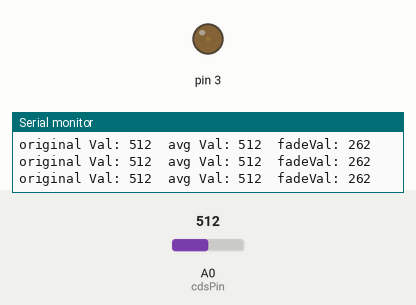
A sketch run on a simulated Arduino Uno, built with avr-gcc and run on an emulated ATmega328P. Parts: output pins drawn as LEDs (lit = HIGH), the last lines printed to the serial monitor. The inputs (shaded band) are chosen by the test bench; at power-on: A0 (cdsPin) = 512.

Above: at 1.2 s.
1.3 s: A0 (cdsPin) set to 229
4.3 s: A0 (cdsPin) set to 214
At 5.5 s:
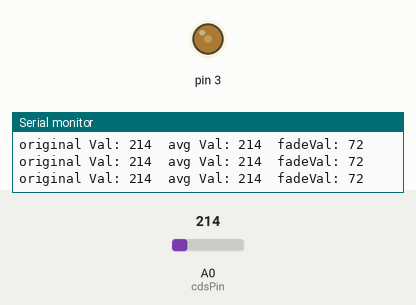
7.3 s: A0 (cdsPin) set to 306
At 8.9 s:
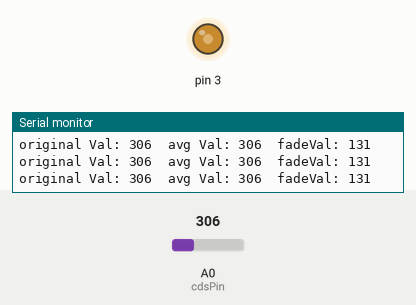
Timing chart, 0 to 10.4 s (numbered marks = the images above; inputs shaded):
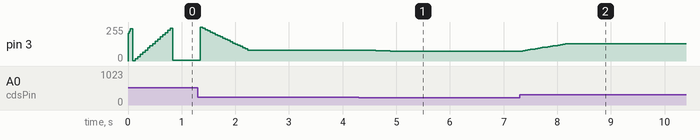

Measured:
- the behaviour switches between 229 and 228 on A0 (cdsPin) (found by bisection; images 0 and 1)
- after the input at 4.3 s, pin 3: moves from 82/255 to 72/255 over 0.82 s, starting at once
- after the input at 7.3 s, pin 3: moves from 72/255 to 131/255 over 0.88 s, starting at once

The sketch:

sensorLight.ino
```cpp
int cdsPin = A0;
const int readCount = 20;
int avgVal = 0;
int sensorReading[readCount];
int index = 0;
int totalVal = 0;
int fadeVal;

void setup() {
  // put your setup code here, to run once:
  Serial.begin(9600);

  for(int i = 0; i < readCount; i++)
  {
    sensorReading[i] = 0;
  }

  pinMode(3, OUTPUT);
}

void loop() {
  // 기본적인 값 읽기
  int aVal = analogRead(A0);
  // Serial.println(aVal);

  totalVal = totalVal - sensorReading[index];

  sensorReading[index] = analogRead(cdsPin);
  totalVal = totalVal + sensorReading[index];
  index = index + 1;

  if (index >= readCount) index = 0;

  avgVal = totalVal / readCount;

  fadeVal = map(avgVal, 100, 500, 0, 255);
  // 값이 정해진 값을 벗어나는 경우 클램프를 건다
  constrain(fadeVal, 0, 255);

  analogWrite(3, fadeVal);

  Serial.print("original Val: ");
  Serial.print(aVal);
  Serial.print('\t');
  Serial.print("avg Val: ");
  Serial.print(avgVal);
  Serial.print('\t');
  Serial.print("fadeVal: ");
  Serial.println(fadeVal);

  delay(20);
}
```
